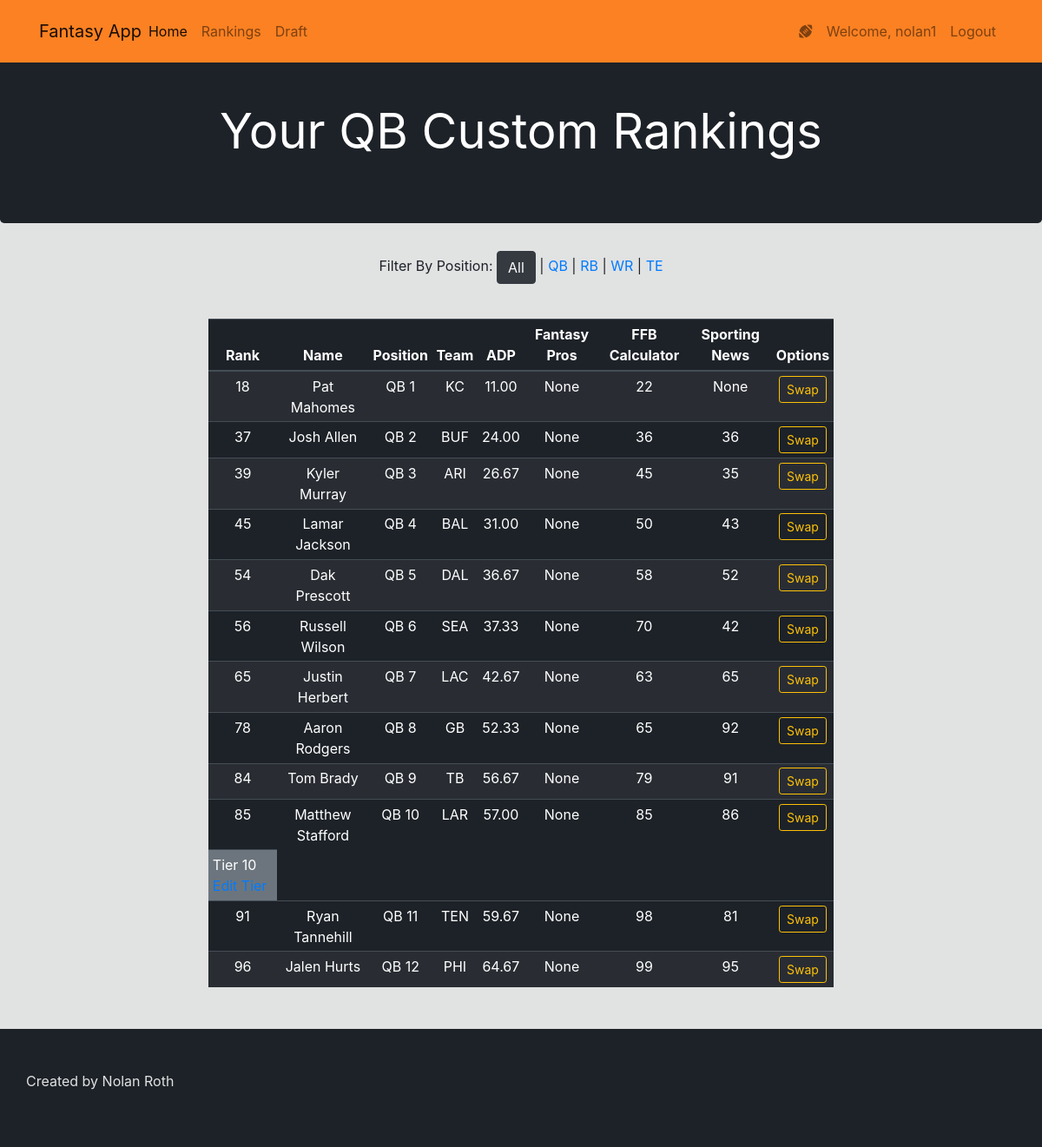
/rankings/qb (signed in), run on the app's committed database.
### website/models.py (models this page shows, shortened)
class User(db.Model, UserMixin):
    id = db.Column(db.Integer(), primary_key=True)
    username = db.Column(db.String(length=30), nullable=False, unique=True)
    email_address = db.Column(db.String(length=50), nullable=False, unique=True)
    password_hash = db.Column(db.String(length=60), nullable=False)
    @property
    def password(self):
        return self.password

class Player(db.Model):
    id = db.Column(db.Integer(), primary_key=True)
    rank = db.Column(db.Integer())
    name = db.Column(db.String(length=40), nullable=False, unique=True)
    position = db.Column(db.String(length=3), nullable=False)
    team = db.Column(db.String(length=4))
    adp = db.Column(db.DECIMAL(3,2))
    fp_rank = db.Column(db.Integer())
    ffb_calc_rank = db.Column(db.Integer())
    sport_news_rank = db.Column(db.Integer())
    overall_tier = db.Column(db.Integer())
    position_rank = db.Column(db.Integer())

### website/routes.py (the view)
@app.route('/rankings/qb', methods=['GET', 'POST'])
@login_required
def qb_rankings_page():
    swap_rank_form = SwapRankForm()
    qb_players = Player.query.filter_by(position='QB').order_by('rank')
    return render_template('qb_rankings.html', players=qb_players, swap_rank_form=swap_rank_form)

### website/models.py (called while the page is built)
@login_manager.user_loader
def load_user(user_id):
    return User.query.get(int(user_id))

### website/templates/qb_rankings.html
{% extends 'rankings.html' %}
{% block h1 %}QB {% endblock %}

### website/templates/rankings.html (shortened to what this page needs)
{% extends 'base.html' %}
{% block content %}
	<div class="jumbotron text-center" style="color:white; background-color:#1D2228;">
	   <div class=" mx-auto my-1">
	       <h1 class="display-4 font-weight-normal" style="color: white">Your {% block h1 %}{% endblock %} Custom Rankings</h1>
	   </div>
	</div>
	<div class="text-center row">
		<p style=""class="col">Filter By Position: <a class="btn btn-dark" href="{{ url_for('rankings_page') }}">All</a> | <a href="{{ url_for('qb_rankings_page') }}">QB</a> | <a href="{{ url_for('rb_rankings_page') }}">RB</a> | <a href="{{ url_for('wr_rankings_page') }}">WR</a> | <a href="{{ url_for('te_rankings_page') }}">TE</a>
		</p>
	</div>
	<br>
	<table class="table table-hover table-striped table-sm table-dark" style="width:60%; margin-left:auto; margin-right:auto; background-color: #1D2228">
		<thead>
			<tr>
				<th scope="col" class="text-center">Rank</th>
				<th scope="col" class="text-center">Name</th>
				<th scope="col" class="text-center">Position</th>
				<th scope="col" class="text-center">Team</th>
				<th scope="col" class="text-center">ADP</th>
				<th scope="col" class="text-center">Fantasy Pros</th>
				<th scope="col" class="text-center">FFB Calculator</th>
				<th scope="col" class="text-center">Sporting News</th>
				<th scope="col" class="text-center">Options</th>
			</tr>
		</thead>
		<tbody>
			{% for player in players %}
				{% if player.rank % 10 == 1 %}
					<tr>
						<td class="bg-secondary">Tier {{ (player.rank // 10) + 1 }}  <a href="#">Edit Tier</a></td>
					</tr>
				{% endif %}
				<tr class="player-row" id="{{ player.id }}-row">
					<td class="text-center custom-rank" form="player-form">{{ player.rank }}</td>
					<td class="text-center">{{ player.name }}</td>
					<td class="text-center">{{ player.position }} {{ player.position_rank }}</td>
					<td class="text-center">{{ player.team }}</td>
					<td class="text-center">{{ player.adp }}</td>
					<td class="text-center">{{ player.fp_rank }}</td>
					<td class="text-center">{{ player.ffb_calc_rank }}</td>
					<td class="text-center">{{ player.sport_news_rank }}</td>
					<td class="text-center">
							<button class="btn btn-outline btn-outline-warning btn-sm" data-toggle="modal" data-target="#Modal-SwapRank-{{ player.id }}">Swap</button>
					</td>
				</tr>
			{% endfor %}
		</tbody>
	</table>
{% endblock %}

### website/templates/base.html (shortened to what this page needs)
<!doctype html>
<html lang="en">
	<head>
		<link rel="stylesheet" href="https://cdn.jsdelivr.net/npm/bootstrap@4.5.3/dist/css/bootstrap.min.css">
	</head>
	<body style="background-color: #E1E2E2; color:  #1D2228; padding: 50px 0px 0px 0px; z-index: 0;">
		<nav class="py-3 navbar navbar-expand-sm navbar-light fixed-top" style="background-color: #FB8122;">
			<div class="container">
				<a class="navbar-brand mr-auto" href="{{ url_for('home_page') }}">Fantasy App</a>
				<div class="collapse navbar-collapse" id="navbarNav">
					<ul class="navbar-nav mr-auto">
						<li class="nav-item active">
							<a class="nav-link" href="{{ url_for('home_page') }}">Home <span class="sr-only">(current)</span></a>
						</li>
						<li class="nav-item">
							<a class="nav-link" href="{{ url_for('rankings_page') }}">Rankings</a>
						</li>
						<li class="nav-item">
							<a class="nav-link" href="{{ url_for('draft_page') }}">Draft</a>
						</li>
					</ul>
					{% if current_user.is_authenticated %}
					<ul class="navbar-nav">
						<li class="nav-item">
							<a class="nav-link">
								<i class="fas fa-football-ball"></i>
							</a>
						</li>
						<li class="nav-item">
							<a class="nav-link">Welcome, {{ current_user.username }}</a>
						</li>
						<li class="nav-item">
							<a class="nav-link" href="{{ url_for('logout_page') }}">Logout</a>
						</li>
					</ul>
				{% endif %}
			</div>
		</nav>
	{% block content %}
	{% endblock %}
	<footer class="footer py-5 mt-5" style="background-color: #1D2228;">
		<div class="container">
			<div class="row">
				<p style="color: #E1E2E2">Created by Nolan Roth</p>
			</div>
		</div>
	</footer>
</body>
</html>

### website/templates/base.html (style rules this page uses)
label, h1, h6 { color: #1D2228; }

### data on the page
User: username "nolan1"
Player: rank "18", name "Pat Mahomes", position "QB", position_rank "1", team "KC", adp "11.00", fp_rank "None", ffb_calc_rank "22", sport_news_rank "None"
Player: rank "37", name "Josh Allen", position "QB", position_rank "2", team "BUF", adp "24.00", fp_rank "None", ffb_calc_rank "36", sport_news_rank "36"
Player: rank "39", name "Kyler Murray", position "QB", position_rank "3", team "ARI", adp "26.67", fp_rank "None", ffb_calc_rank "45", sport_news_rank "35"
Player: rank "45", name "Lamar Jackson", position "QB", position_rank "4", team "BAL", adp "31.00", fp_rank "None", ffb_calc_rank "50", sport_news_rank "43"
Player: rank "54", name "Dak Prescott", position "QB", position_rank "5", team "DAL", adp "36.67", fp_rank "None", ffb_calc_rank "58", sport_news_rank "52"
Player: rank "56", name "Russell Wilson", position "QB", position_rank "6", team "SEA", adp "37.33", fp_rank "None", ffb_calc_rank "70", sport_news_rank "42"
Player: rank "65", name "Justin Herbert", position "QB", position_rank "7", team "LAC", adp "42.67", fp_rank "None", ffb_calc_rank "63", sport_news_rank "65"
Player: rank "78", name "Aaron Rodgers", position "QB", position_rank "8", team "GB", adp "52.33", fp_rank "None", ffb_calc_rank "65", sport_news_rank "92"
Player: rank "84", name "Tom Brady", position "QB", position_rank "9", team "TB", adp "56.67", fp_rank "None", ffb_calc_rank "79", sport_news_rank "91"
Player: rank "85", name "Matthew Stafford", position "QB", position_rank "10", team "LAR", adp "57.00", fp_rank "None", ffb_calc_rank "85", sport_news_rank "86"
Player: (player.rank//10)+1 "10", rank "91", name "Ryan Tannehill", position "QB", position_rank "11", team "TEN", adp "59.67", fp_rank "None", ffb_calc_rank "98", sport_news_rank "81"
Player: rank "96", name "Jalen Hurts", position "QB", position_rank "12", team "PHI", adp "64.67", fp_rank "None", ffb_calc_rank "99", sport_news_rank "95"
